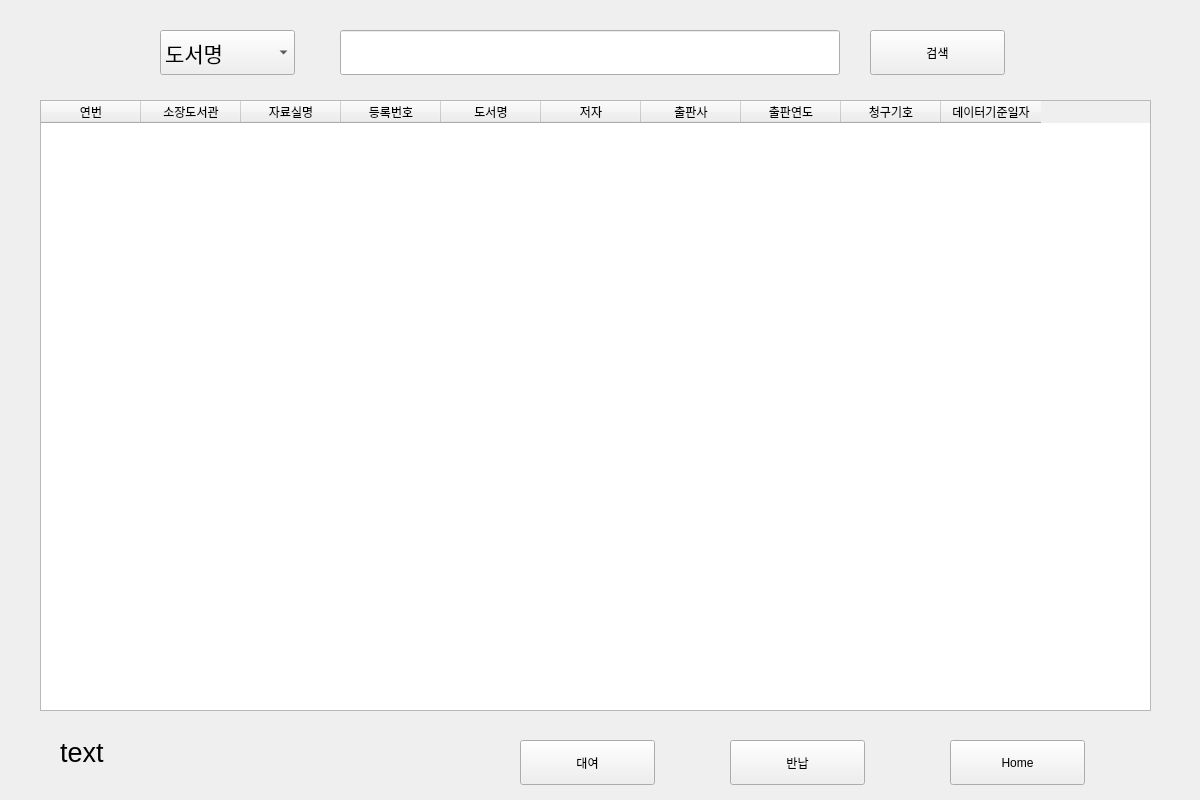
<?xml version="1.0" encoding="UTF-8"?>
<ui version="4.0">
 <class>Form</class>
 <widget class="QWidget" name="Form">
  <property name="geometry">
   <rect>
    <x>0</x>
    <y>0</y>
    <width>1200</width>
    <height>800</height>
   </rect>
  </property>
  <property name="windowTitle">
   <string>Form</string>
  </property>
  <widget class="QPushButton" name="bt_gohome">
   <property name="geometry">
    <rect>
     <x>950</x>
     <y>740</y>
     <width>135</width>
     <height>45</height>
    </rect>
   </property>
   <property name="text">
    <string>Home</string>
   </property>
  </widget>
  <widget class="QLineEdit" name="lineEdit">
   <property name="geometry">
    <rect>
     <x>340</x>
     <y>30</y>
     <width>500</width>
     <height>45</height>
    </rect>
   </property>
   <property name="font">
    <font>
     <family>Arial</family>
     <pointsize>16</pointsize>
    </font>
   </property>
  </widget>
  <widget class="QPushButton" name="bt_rental">
   <property name="geometry">
    <rect>
     <x>520</x>
     <y>740</y>
     <width>135</width>
     <height>45</height>
    </rect>
   </property>
   <property name="text">
    <string>대여</string>
   </property>
  </widget>
  <widget class="QPushButton" name="bt_return">
   <property name="geometry">
    <rect>
     <x>730</x>
     <y>740</y>
     <width>135</width>
     <height>45</height>
    </rect>
   </property>
   <property name="text">
    <string>반납</string>
   </property>
  </widget>
  <widget class="QComboBox" name="book_item">
   <property name="geometry">
    <rect>
     <x>160</x>
     <y>30</y>
     <width>135</width>
     <height>45</height>
    </rect>
   </property>
   <property name="font">
    <font>
     <family>Arial</family>
     <pointsize>16</pointsize>
    </font>
   </property>
   <item>
    <property name="text">
     <string>도서명</string>
    </property>
   </item>
   <item>
    <property name="text">
     <string>저자</string>
    </property>
   </item>
  </widget>
  <widget class="QPushButton" name="bt_Search">
   <property name="geometry">
    <rect>
     <x>870</x>
     <y>30</y>
     <width>135</width>
     <height>45</height>
    </rect>
   </property>
   <property name="text">
    <string>검색</string>
   </property>
  </widget>
  <widget class="QLabel" name="label">
   <property name="geometry">
    <rect>
     <x>60</x>
     <y>730</y>
     <width>311</width>
     <height>45</height>
    </rect>
   </property>
   <property name="font">
    <font>
     <family>Arial</family>
     <pointsize>20</pointsize>
    </font>
   </property>
   <property name="text">
    <string>text</string>
   </property>
  </widget>
  <widget class="QTableWidget" name="tableWidget">
   <property name="geometry">
    <rect>
     <x>40</x>
     <y>100</y>
     <width>1111</width>
     <height>611</height>
    </rect>
   </property>
   <column>
    <property name="text">
     <string>연번</string>
    </property>
   </column>
   <column>
    <property name="text">
     <string>소장도서관</string>
    </property>
   </column>
   <column>
    <property name="text">
     <string>자료실명</string>
    </property>
   </column>
   <column>
    <property name="text">
     <string>등록번호</string>
    </property>
   </column>
   <column>
    <property name="text">
     <string>도서명</string>
    </property>
   </column>
   <column>
    <property name="text">
     <string>저자</string>
    </property>
   </column>
   <column>
    <property name="text">
     <string>출판사</string>
    </property>
   </column>
   <column>
    <property name="text">
     <string>출판연도</string>
    </property>
   </column>
   <column>
    <property name="text">
     <string>청구기호</string>
    </property>
   </column>
   <column>
    <property name="text">
     <string>데이터기준일자</string>
    </property>
   </column>
  </widget>
 </widget>
 <resources/>
 <connections/>
</ui>
